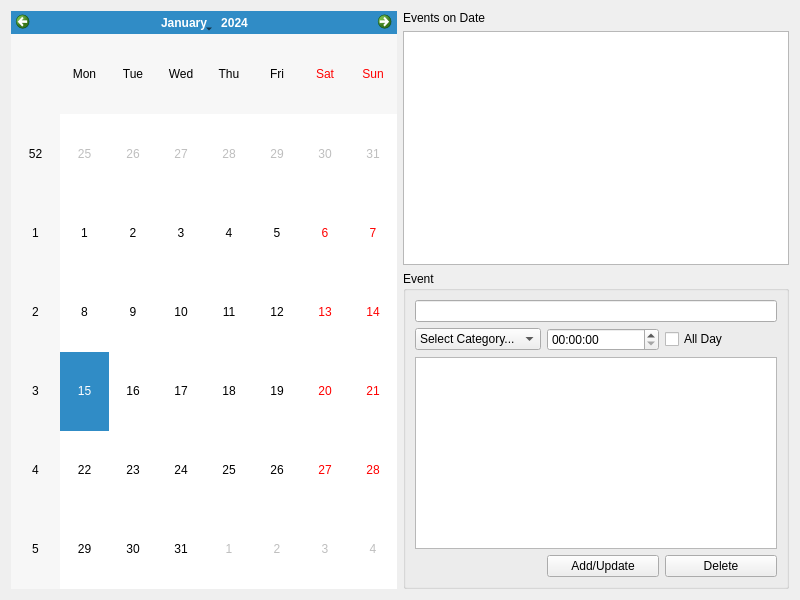
<?xml version="1.0" encoding="UTF-8"?>
<ui version="4.0">
 <class>MainWindow</class>
 <widget class="QWidget" name="MainWindow">
  <property name="geometry">
   <rect>
    <x>0</x>
    <y>0</y>
    <width>800</width>
    <height>600</height>
   </rect>
  </property>
  <property name="windowTitle">
   <string>My Calendar App</string>
  </property>
  <layout class="QHBoxLayout" name="horizontalLayout">
   <item>
    <widget class="QCalendarWidget" name="calendar">
     <property name="sizePolicy">
      <sizepolicy hsizetype="Expanding" vsizetype="Expanding">
       <horstretch>0</horstretch>
       <verstretch>0</verstretch>
      </sizepolicy>
     </property>
    </widget>
   </item>
   <item>
    <layout class="QVBoxLayout" name="verticalLayout">
     <item>
      <widget class="QLabel" name="label">
       <property name="text">
        <string>Events on Date</string>
       </property>
      </widget>
     </item>
     <item>
      <widget class="QListWidget" name="event_list"/>
     </item>
     <item>
      <widget class="QGroupBox" name="groupBox">
       <property name="title">
        <string>Event</string>
       </property>
       <layout class="QGridLayout" name="gridLayout">
        <item row="1" column="2">
         <widget class="QCheckBox" name="all_day">
          <property name="text">
           <string>All Day</string>
          </property>
         </widget>
        </item>
        <item row="2" column="0" colspan="3">
         <widget class="QTextEdit" name="event_detail"/>
        </item>
        <item row="1" column="0">
         <widget class="QComboBox" name="event_category">
          <item>
           <property name="text">
            <string>Select Category...</string>
           </property>
          </item>
          <item>
           <property name="text">
            <string>New...</string>
           </property>
          </item>
          <item>
           <property name="text">
            <string>Work</string>
           </property>
          </item>
          <item>
           <property name="text">
            <string>Doctor</string>
           </property>
          </item>
          <item>
           <property name="text">
            <string>Meeting</string>
           </property>
          </item>
         </widget>
        </item>
        <item row="0" column="0" colspan="3">
         <widget class="QLineEdit" name="event_title"/>
        </item>
        <item row="1" column="1">
         <widget class="QTimeEdit" name="event_time"/>
        </item>
        <item row="3" column="2">
         <widget class="QPushButton" name="del_button">
          <property name="text">
           <string>Delete</string>
          </property>
         </widget>
        </item>
        <item row="3" column="1">
         <widget class="QPushButton" name="add_button">
          <property name="text">
           <string>Add/Update</string>
          </property>
         </widget>
        </item>
       </layout>
      </widget>
     </item>
    </layout>
   </item>
  </layout>
 </widget>
 <resources/>
 <connections/>
</ui>
